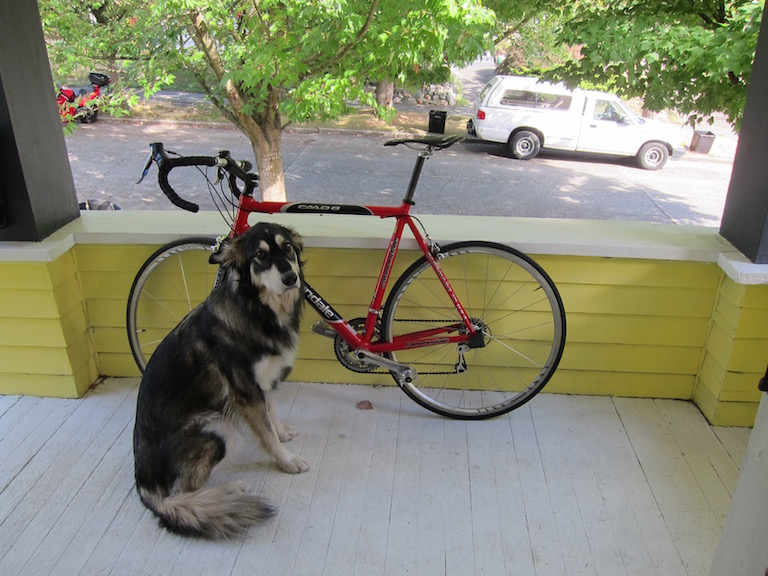
#> input picture dog.jpg, 768 x 576 px, found by its file name
$ python Day025_IOU.py
#> lines starting #> are read from the running program, lines starting #| are printed output that depends on the picture
import cv2
import matplotlib.patches as patches

import matplotlib.pyplot as plt
# %matplotlib inline

##讀入照片
image=cv2.imread('data/Dog.JPG')
#> image is the input picture: shape (576, 768, 3); mean B, G, R 114.1, 135.7, 134.4

##因為CV2會將照片讀成BGR，要轉回來
image=image[:,:,::-1]

Ground_Truth_BBOX=[1900,700,1800,1800]
Prediction_BBOX=[1800,800,1500,1500]

Ground_Truth_BBOX_Transform=[Ground_Truth_BBOX[0],Ground_Truth_BBOX[1],Ground_Truth_BBOX[0]+Ground_Truth_BBOX[2],Ground_Truth_BBOX[1]+Ground_Truth_BBOX[3]]
Prediction_BBOX_Transform=[Prediction_BBOX[0],Prediction_BBOX[1],Prediction_BBOX[0]+Prediction_BBOX[2],Prediction_BBOX[1]+Prediction_BBOX[3]]

plt.rcParams['figure.figsize'] = (20, 10)

fig,ax = plt.subplots(1)

##畫出圖片
ax.imshow(image)

# 畫BBOX-Prediction
rect = patches.Rectangle((Prediction_BBOX[0],Prediction_BBOX[1]),Prediction_BBOX[2],Prediction_BBOX[3],linewidth=3,edgecolor='r',facecolor='none',)

ax.text(1800,800,'Prediction',size=20)
# 畫BBOX-Ground_Truth
rect_1 = patches.Rectangle((Ground_Truth_BBOX[0],Ground_Truth_BBOX[1]),Ground_Truth_BBOX[2],Ground_Truth_BBOX[3],linewidth=3,edgecolor='b',facecolor='none')
ax.text(1900,700,'Ground Truth',size=20)

# Add the patch to the Axes
ax.add_patch(rect)
ax.add_patch(rect_1)

plt.show()
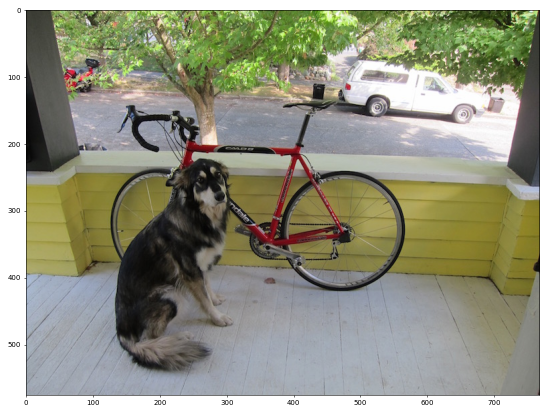
#> figure drawn by matplotlib, 1 panel

def bb_intersection_over_union(boxA, boxB):
    # determine the (x, y)-coordinates of the intersection rectangle
    xA = max(boxA[0], boxB[0])
    yA = max(boxA[1], boxB[1])
    xB = min(boxA[2], boxB[2])
    yB = min(boxA[3], boxB[3])

    # compute the area of intersection rectangle
    interArea = max(0, xB - xA + 1) * max(0, yB - yA + 1)

    # compute the area of both the prediction and ground-truth
    # rectangles
    boxAArea = (boxA[2] - boxA[0] + 1) * (boxA[3] - boxA[1] + 1)
    boxBArea = (boxB[2] - boxB[0] + 1) * (boxB[3] - boxB[1] + 1)

    # compute the intersection over union by taking the intersection
    # area and dividing it by the sum of prediction + ground-truth
    # areas - the interesection area
    iou = interArea / float(boxAArea + boxBArea - interArea)

    # return the intersection over union value
    return iou

IOU=bb_intersection_over_union(Ground_Truth_BBOX_Transform, Prediction_BBOX_Transform)
print('IOU值：',IOU)
